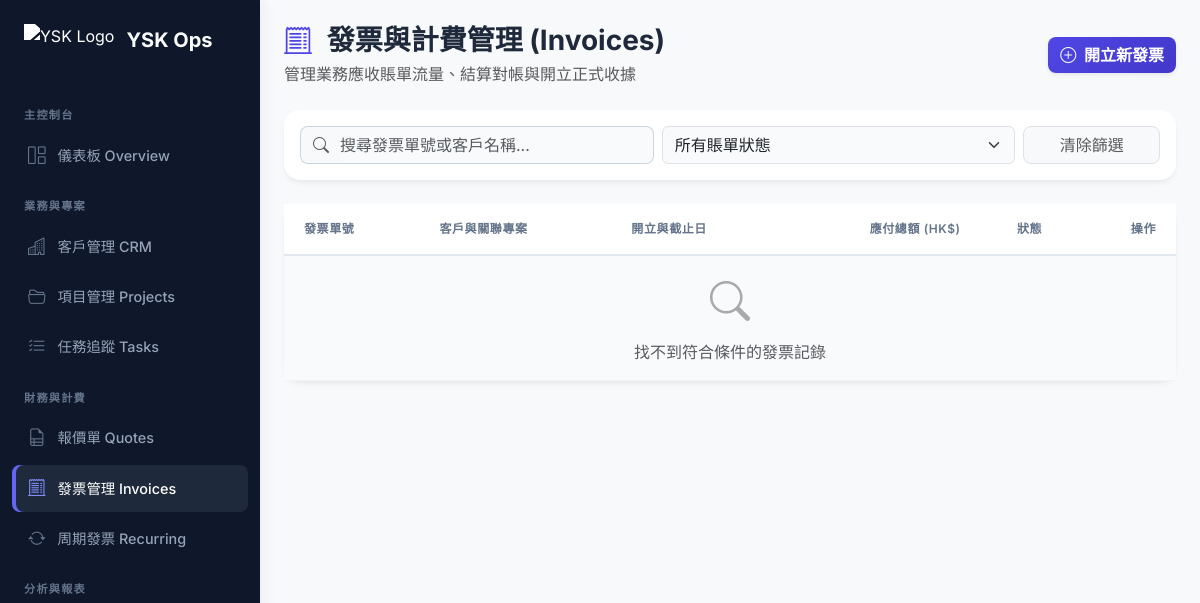
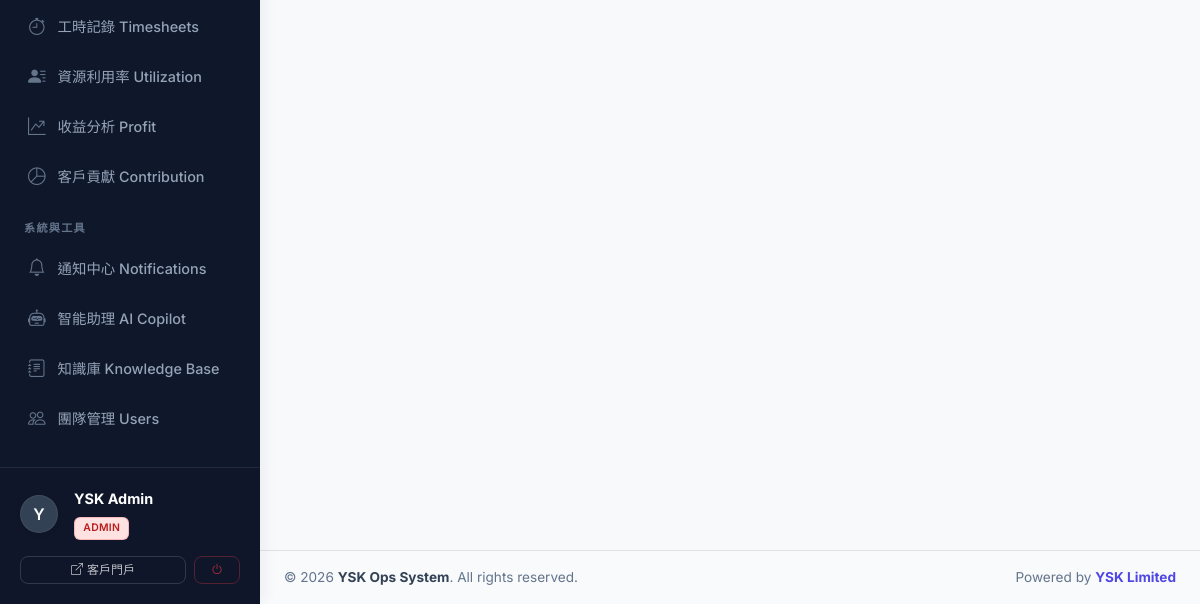
/invoices.php (signed in), run on an earlier commit of the app's database (2 pictures, top to bottom).
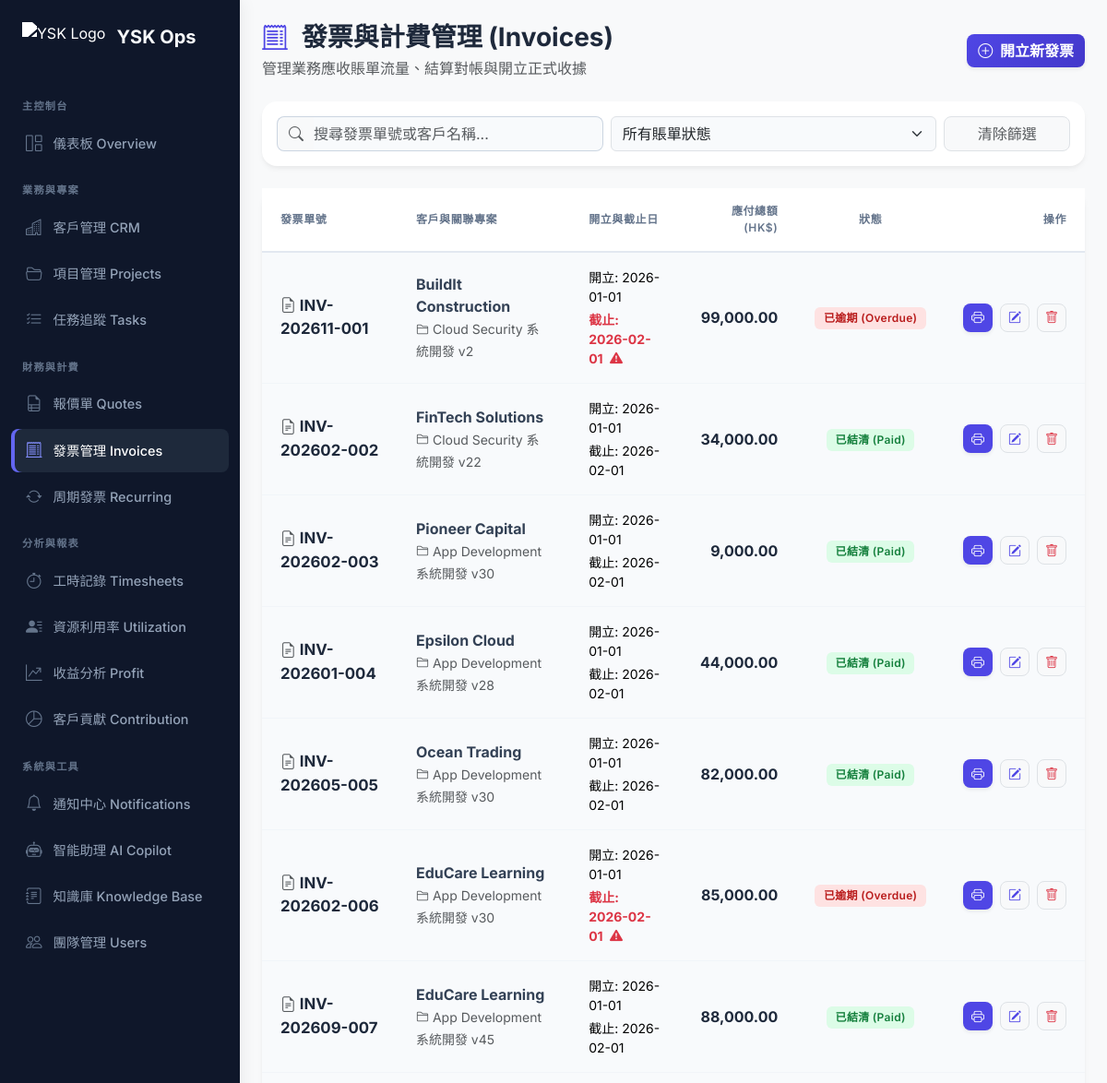
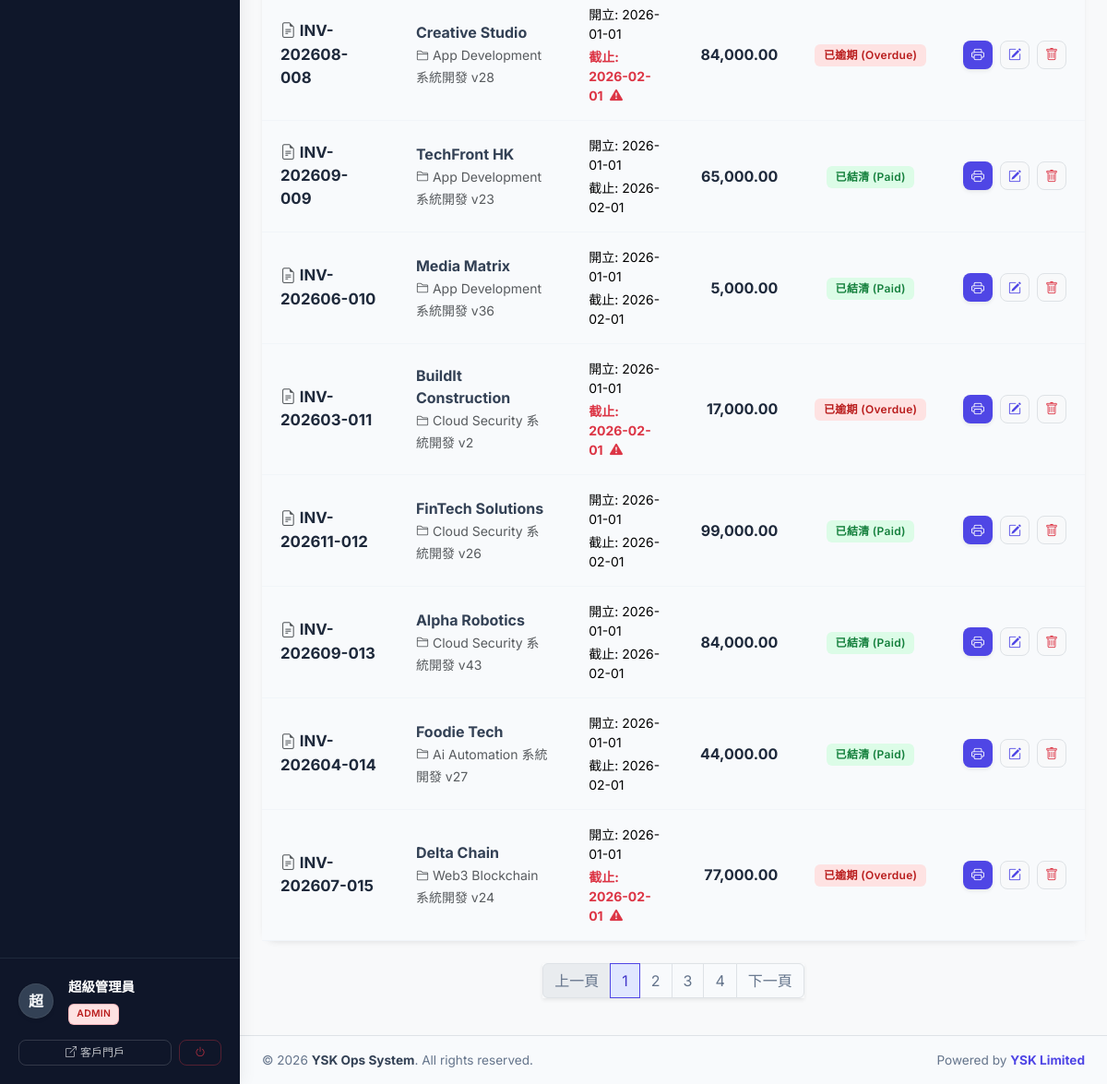
And on a later commit of the database (2 pictures, top to bottom).
### tables this page shows
CREATE TABLE invoices (
    id INT AUTO_INCREMENT PRIMARY KEY,
    invoice_number VARCHAR(50) UNIQUE NOT NULL,
    client_id INT NOT NULL,
    project_id INT,
    issue_date DATE NOT NULL,
    due_date DATE NOT NULL,
    subtotal DECIMAL(12,2) DEFAULT 0,
    tax_percent DECIMAL(5,2) DEFAULT 0,
    total_amount DECIMAL(12,2) DEFAULT 0,
    status ENUM('draft', 'sent', 'paid', 'overdue', 'cancelled') DEFAULT 'draft',
    notes TEXT,
    created_by INT,
    created_at TIMESTAMP DEFAULT CURRENT_TIMESTAMP,
    updated_at TIMESTAMP DEFAULT CURRENT_TIMESTAMP ON UPDATE CURRENT_TIMESTAMP,
    FOREIGN KEY (client_id) REFERENCES clients(id) ON DELETE CASCADE,
    FOREIGN KEY (project_id) REFERENCES projects(id) ON DELETE SET NULL,
    FOREIGN KEY (created_by) REFERENCES users(id) ON DELETE SET NULL
);

CREATE TABLE clients (
    id INT AUTO_INCREMENT PRIMARY KEY,
    username VARCHAR(50) UNIQUE,
    password_hash VARCHAR(255),
    company_name VARCHAR(150) NOT NULL,
    contact_person VARCHAR(100),
    email VARCHAR(100),
    phone VARCHAR(20),
    address TEXT,
    notes TEXT,
    status ENUM('active', 'inactive', 'lead') DEFAULT 'active',
    created_at TIMESTAMP DEFAULT CURRENT_TIMESTAMP,
    updated_at TIMESTAMP DEFAULT CURRENT_TIMESTAMP ON UPDATE CURRENT_TIMESTAMP,
    FULLTEXT KEY ft_clients (company_name, contact_person, email, notes)
);

CREATE TABLE projects (
    id INT AUTO_INCREMENT PRIMARY KEY,
    client_id INT NOT NULL,
    title VARCHAR(200) NOT NULL,
    description TEXT,
    service_type ENUM('ai_automation', 'app_development', 'cloud_security', 'web3_blockchain', 'other') NOT NULL,
    status ENUM('planning', 'in_progress', 'review', 'completed', 'on_hold', 'cancelled') DEFAULT 'planning',
    start_date DATE,
    end_date DATE,
    budget DECIMAL(12,2) DEFAULT 0,
    progress_percent INT DEFAULT 0 CHECK (progress_percent BETWEEN 0 AND 100),
    assigned_pm_id INT,
    created_by INT,
    created_at TIMESTAMP DEFAULT CURRENT_TIMESTAMP,
    updated_at TIMESTAMP DEFAULT CURRENT_TIMESTAMP ON UPDATE CURRENT_TIMESTAMP,
    FOREIGN KEY (client_id) REFERENCES clients(id) ON DELETE CASCADE,
    FOREIGN KEY (assigned_pm_id) REFERENCES users(id) ON DELETE SET NULL,
    FOREIGN KEY (created_by) REFERENCES users(id) ON DELETE SET NULL,
    FULLTEXT KEY ft_projects (title, description)
);

### includes/db.php (called while the page is built, shortened)
<?php
function get_db_connection() {
    static $pdo = null;
    if ($pdo === null) {
        try {
            $dsn = "mysql:host=" . DB_HOST . ";dbname=" . DB_NAME . ";charset=" . DB_CHAR;
            $pdo = new PDO($dsn, DB_USER, DB_PASS, [
                PDO::ATTR_ERRMODE => PDO::ERRMODE_EXCEPTION,
                PDO::ATTR_DEFAULT_FETCH_MODE => PDO::FETCH_ASSOC,
                PDO::ATTR_EMULATE_PREPARES => false,
            ]);
        } catch (PDOException $e) {
            die("Database connection failed: " . $e->getMessage() . "<br>Please check config.php and run database.sql first.");
        }
    }
    return $pdo;
}
function db_query($sql, $params = []) {
    $pdo = get_db_connection();
    $stmt = $pdo->prepare($sql);
    $stmt->execute($params);
    return $stmt;
}
function db_fetch_all($sql, $params = []) {
    return db_query($sql, $params)->fetchAll();
}
function db_fetch_one($sql, $params = []) {
    return db_query($sql, $params)->fetch();
}
?>

### includes/auth.php (called while the page is built, shortened)
<?php
require_once __DIR__ . '/db.php';
function is_logged_in() {
    return isset($_SESSION['user_id']) && isset($_SESSION['user']);
}
function has_any_role($allowed_roles) {
    $user_role = $_SESSION['user']['role'] ?? 'viewer';
    if ($user_role === 'admin') return true;
    return in_array($user_role, $allowed_roles);
}
?>

### invoices.php (the view, shortened to what the changed rows need)
<?php
require_once 'includes/db.php';
require_once 'includes/auth.php';
$search = trim($_GET['search'] ?? '');
$status_filter = $_GET['status'] ?? '';
$page = max(1, (int)($_GET['page'] ?? 1));
$per_page = 15;
$offset = ($page - 1) * $per_page;
$where_clauses = ["1=1"];
$params = [];
$where_sql = implode(" AND ", $where_clauses);
$total_count = db_fetch_one("SELECT COUNT(*) as total FROM invoices i LEFT JOIN clients c ON i.client_id = c.id WHERE $where_sql", $params)['total'] ?? 0;
$total_pages = ceil($total_count / $per_page);
$sql = "SELECT i.*, c.company_name, p.title as project_title, q.quote_number
        FROM invoices i
        JOIN clients c ON i.client_id = c.id
        LEFT JOIN projects p ON i.project_id = p.id
        LEFT JOIN quotes q ON q.id = i.quote_id
        WHERE $where_sql
        ORDER BY i.created_at DESC
        LIMIT $per_page OFFSET $offset";
try {
    $invoices = db_fetch_all($sql, $params);
} catch (Throwable $e) {
    $sql = "SELECT i.*, c.company_name, p.title as project_title
            FROM invoices i
            JOIN clients c ON i.client_id = c.id
            LEFT JOIN projects p ON i.project_id = p.id
            WHERE $where_sql
            ORDER BY i.created_at DESC
            LIMIT $per_page OFFSET $offset";
    $invoices = db_fetch_all($sql, $params);
}
$status_badges = [
    'draft'     => ['label' => '草稿 (Draft)', 'color' => 'secondary'],
    'sent'      => ['label' => '待付款 (Sent)', 'color' => 'warning'],
    'paid'      => ['label' => '已結清 (Paid)', 'color' => 'success'],
    'overdue'   => ['label' => '已逾期 (Overdue)', 'color' => 'danger'],
    'cancelled' => ['label' => '已作廢 (Cancelled)', 'color' => 'dark']
];
include 'includes/header.php';
?>
<div class="d-flex align-items-stretch" style="min-height: 100vh; width: 100%;">
    <?php include 'includes/sidebar.php'; ?>
    <div class="flex-grow-1 d-flex flex-column" style="background-color: #f8f9fa; min-width: 0;">
        <div class="p-3 p-md-4 flex-grow-1">
            <div class="d-flex flex-column flex-md-row justify-content-between align-items-md-center mb-4 gap-3">
                <div class="d-flex align-items-center">
                    <div>
                        <h2 class="h3 fw-bold mb-1 text-slate-800"><i class="bi bi-receipt-cutoff me-2 text-primary"></i> 發票與計費管理 (Invoices)</h2>
                    </div>
                </div>
            </div>
            <div class="card border-0 shadow-sm mb-4">
                <div class="card-body p-0">
                    <div class="table-responsive">
                        <table class="table table-hover align-middle mb-0">
                            <thead class="bg-light text-slate-600">
                                <tr>
                                    <th class="ps-4 py-3">發票單號</th>
                                    <th class="py-3">客戶與關聯專案</th>
                                    <th class="py-3">開立與截止日</th>
                                    <th class="py-3 text-end">應付總額 (HK$)</th>
                                    <th class="py-3 text-center">狀態</th>
                                    <th class="text-end pe-4 py-3">操作</th>
                                </tr>
                            </thead>
                            <tbody class="border-top-0">
                                <?php foreach ($invoices as $i):
                                    $s_badge = $status_badges[$i['status']] ?? $status_badges['draft'];
                                    $is_overdue = ($i['status'] !== 'paid' && $i['status'] !== 'cancelled' && strtotime($i['due_date']) < time());
                                    if ($is_overdue && $i['status'] !== 'overdue') {
                                        $s_badge = $status_badges['overdue'];
                                    }
                                ?>
                                <tr class="<?= $i['status'] === 'cancelled' ? 'opacity-50 bg-light' : '' ?>">
                                    <td class="ps-4">
                                        <div class="fw-bold text-slate-800" style="font-size: 1.05rem;">
                                            <i class="bi bi-file-earmark-text text-muted me-1"></i><?= htmlspecialchars($i['invoice_number']) ?>
                                        </div>
                                    </td>
                                    <td>
                                        <div class="fw-bold text-slate-700"><?= htmlspecialchars($i['company_name']) ?></div>
                                        <small class="text-muted"><i class="bi bi-folder2 me-1"></i><?= htmlspecialchars($i['project_title'] ?: '無關聯專案') ?></small>
                                    </td>
                                    <td>
                                        <div class="small text-slate-600 mb-1">開立: <?= $i['issue_date'] ?></div>
                                        <div class="small <?= $is_overdue ? 'text-danger fw-bold' : 'text-slate-600' ?>">
                                            截止: <?= $i['due_date'] ?>
                                            <?php if($is_overdue): ?><i class="bi bi-exclamation-triangle-fill ms-1"></i><?php endif; ?>
                                        </div>
                                    </td>
                                    <td class="text-end">
                                        <div class="fw-bold text-slate-800 fs-6"><?= number_format($i['total_amount'], 2) ?></div>
                                    </td>
                                    <td class="text-center">
                                        <span class="badge bg-<?= $s_badge['color'] ?> bg-opacity-10 text-<?= $s_badge['color'] ?> px-2 py-1">
                                            <?= $s_badge['label'] ?>
                                        </span>
                                    </td>
                                    <td class="text-end pe-4">
                                        <div class="d-flex justify-content-end gap-2">
                                            <a href="invoice_pdf.php?id=<?= $i['id'] ?>" target="_blank" class="btn btn-sm btn-indigo text-white shadow-sm" style="background-color:#4f46e5;" title="下載/列印 PDF">
                                                <i class="bi bi-printer"></i>
                                            </a>
                                            <?php if(has_any_role(['admin', 'finance'])): ?>
                                            <button class="btn btn-sm btn-light border text-primary" data-bs-toggle="modal" data-bs-target="#editInvoiceModal<?= $i['id'] ?>" title="編輯與更改狀態">
                                                <i class="bi bi-pencil-square"></i>
                                            </button>
                                            <form method="POST" class="d-inline" onsubmit="return confirm('確定要刪除發票 <?= htmlspecialchars($i['invoice_number']) ?> 嗎？
注意：刪除後將無法復原！');">
                                                <button type="submit" name="delete_invoice" class="btn btn-sm btn-light border text-danger" title="刪除"><i class="bi bi-trash"></i></button>
                                            </form>
                                            <?php endif; ?>
                                        </div>
                                    </td>
                                </tr>
                                <?php endforeach; ?>
                                <?php if (empty($invoices)): ?>
                                <tr>
                                    <td colspan="6" class="text-center py-5 text-muted">
                                        <i class="bi bi-search fs-1 d-block mb-2 opacity-50"></i>
                                        找不到符合條件的發票記錄
                                    </td>
                                </tr>
                                <?php endif; ?>
                            </tbody>
                        </table>
                    </div>
                </div>
            </div>
            <?php if ($total_pages > 1): ?>
            <div class="d-flex justify-content-center mt-4">
                <nav>
                    <ul class="pagination shadow-sm">
                        <li class="page-item <?= $page <= 1 ? 'disabled' : '' ?>">
                            <a class="page-link text-slate-500" href="?page=<?= $page-1 ?>&search=<?= urlencode($search) ?>&status=<?= $status_filter ?>">上一頁</a>
                        </li>
                        <?php for ($i = 1; $i <= $total_pages; $i++): ?>
                        <li class="page-item <?= $i == $page ? 'active' : '' ?>">
                            <a class="page-link <?= $i == $page ? 'bg-primary border-primary' : 'text-slate-500' ?>" href="?page=<?= $i ?>&search=<?= urlencode($search) ?>&status=<?= $status_filter ?>"><?= $i ?></a>
                        </li>
                        <?php endfor; ?>
                        <li class="page-item <?= $page >= $total_pages ? 'disabled' : '' ?>">
                            <a class="page-link text-slate-500" href="?page=<?= $page+1 ?>&search=<?= urlencode($search) ?>&status=<?= $status_filter ?>">下一頁</a>
                        </li>
                    </ul>
                </nav>
            </div>
            <?php endif; ?>
<?php include 'includes/footer.php'; ?>

### includes/sidebar.php (shortened to what the changed rows need)
<div id="sidebar" class="d-flex flex-column pb-0 no-print">
    <?php
        $user_name = $_SESSION['user']['full_name'] ?? 'User';
        $user_role = $_SESSION['user']['role'] ?? 'viewer';
        $avatar_char = mb_substr($user_name, 0, 1, 'UTF-8');
        $role_colors = [
            'admin' => 'danger',
            'pm' => 'primary',
            'developer' => 'success',
            'finance' => 'warning',
            'viewer' => 'secondary'
        ];
        $r_color = $role_colors[$user_role] ?? 'secondary';
    ?>
    <div class="sidebar-user-card no-print">
        <div class="d-flex align-items-center mb-3">
            <div class="sidebar-user-avatar me-3 shadow-sm border border-secondary border-opacity-25">
                <?= htmlspecialchars($avatar_char) ?>
            </div>
            <div class="overflow-hidden">
                <div class="text-white fw-bold text-truncate" style="font-size: 0.9rem;"><?= htmlspecialchars($user_name) ?></div>
                <div class="mt-1">
                    <span class="badge bg-<?= $r_color ?> bg-opacity-25 text-<?= $r_color ?> border border-<?= $r_color ?> border-opacity-25" style="font-size: 0.65rem; padding: 3px 6px;">
                    </span>
                </div>
            </div>
        </div>
    </div>
</div>

What changed in the data, as far as the page shows it:
added invoices: invoice_number "INV-202611-001", client.company_name "BuildIt Construction", project.title "Cloud Security 系統開發 v2", issue_date "2026-01-01", due_date "2026-02-01", total_amount "99,000.00", status "已逾期 (Overdue)"
added invoices: invoice_number "INV-202602-002", client.company_name "FinTech Solutions", project.title "Cloud Security 系統開發 v22", issue_date "2026-01-01", due_date "2026-02-01", total_amount "34,000.00", status "已結清 (Paid)"
added invoices: invoice_number "INV-202602-003", client.company_name "Pioneer Capital", project.title "App Development 系統開發 v30", issue_date "2026-01-01", due_date "2026-02-01", total_amount "9,000.00", status "已結清 (Paid)"
added invoices: invoice_number "INV-202601-004", client.company_name "Epsilon Cloud", project.title "App Development 系統開發 v28", issue_date "2026-01-01", due_date "2026-02-01", total_amount "44,000.00", status "已結清 (Paid)"
added invoices: invoice_number "INV-202605-005", client.company_name "Ocean Trading", project.title "App Development 系統開發 v30", issue_date "2026-01-01", due_date "2026-02-01", total_amount "82,000.00", status "已結清 (Paid)"
added invoices: invoice_number "INV-202602-006", client.company_name "EduCare Learning", project.title "App Development 系統開發 v30", issue_date "2026-01-01", due_date "2026-02-01", status "draft" (drawn), total_amount "85,000.00", label "已逾期 (Overdue)"
added invoices: invoice_number "INV-202609-007", client.company_name "EduCare Learning", project.title "App Development 系統開發 v45", issue_date "2026-01-01", due_date "2026-02-01", total_amount "88,000.00", status "已結清 (Paid)"
added invoices: invoice_number "INV-202608-008", client.company_name "Creative Studio", project.title "App Development 系統開發 v28", issue_date "2026-01-01", due_date "2026-02-01", total_amount "84,000.00", status "已逾期 (Overdue)"
added invoices: invoice_number "INV-202609-009", client.company_name "TechFront HK", project.title "App Development 系統開發 v23", issue_date "2026-01-01", due_date "2026-02-01", total_amount "65,000.00", status "已結清 (Paid)"
added invoices: invoice_number "INV-202606-010", client.company_name "Media Matrix", project.title "App Development 系統開發 v36", issue_date "2026-01-01", due_date "2026-02-01", total_amount "5,000.00", status "已結清 (Paid)"
added invoices: invoice_number "INV-202603-011", client.company_name "BuildIt Construction", project.title "Cloud Security 系統開發 v2", issue_date "2026-01-01", due_date "2026-02-01", status "draft" (drawn), total_amount "17,000.00", label "已逾期 (Overdue)"
added invoices: invoice_number "INV-202611-012", client.company_name "FinTech Solutions", project.title "Cloud Security 系統開發 v26", issue_date "2026-01-01", due_date "2026-02-01", total_amount "99,000.00", status "已結清 (Paid)"
added invoices: invoice_number "INV-202609-013", client.company_name "Alpha Robotics", project.title "Cloud Security 系統開發 v43", issue_date "2026-01-01", due_date "2026-02-01", total_amount "84,000.00", status "已結清 (Paid)"
added invoices: invoice_number "INV-202604-014", client.company_name "Foodie Tech", project.title "Ai Automation 系統開發 v27", issue_date "2026-01-01", due_date "2026-02-01", total_amount "44,000.00", status "已結清 (Paid)"
added invoices: invoice_number "INV-202607-015", client.company_name "Delta Chain", project.title "Web3 Blockchain 系統開發 v24", issue_date "2026-01-01", due_date "2026-02-01", total_amount "77,000.00", status "已逾期 (Overdue)"
Also different on the page:
$avatar_char: "Y" → "超"
$user_name: "YSK Admin" → "超級管理員"
text no longer shown: "找不到符合條件的發票記錄"
text now shown: "上一頁 下一頁"
new list line: "1"
new list line: "2"
new list line: "3"
new list line: "4"
